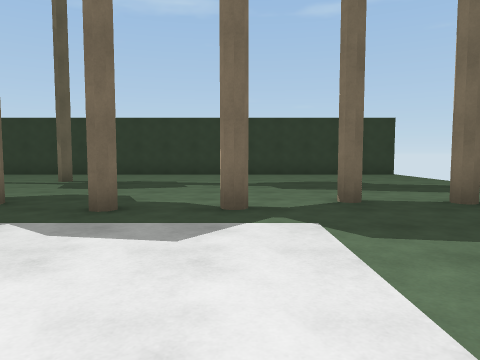
view 1 (above)

19 first-person views from a walk through a 3-D level made in the Unity game engine. The camera is 1.3 m above the floor, tilts 4° down and sees 70° across. The floor is counted in squares, 2 m on a side. Each view is taken from the middle of a square. On the plan, view 1 faces up. The plan holds only what a view shows up to about 10 squares ahead; the rest is blank. The place goes on beyond the plan. The player is left out.

view 2
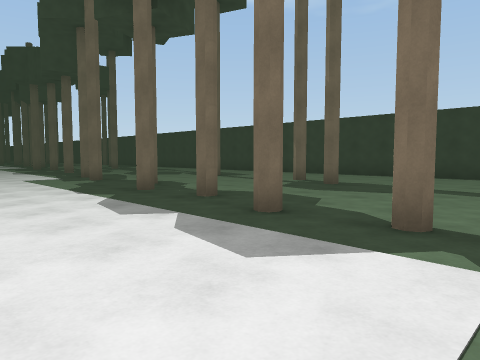

view 3
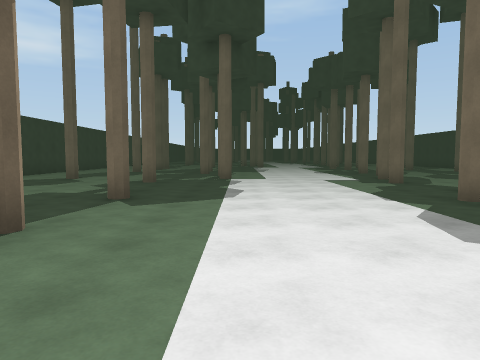

view 4
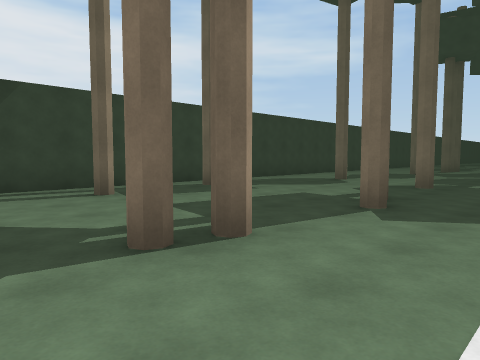

view 5
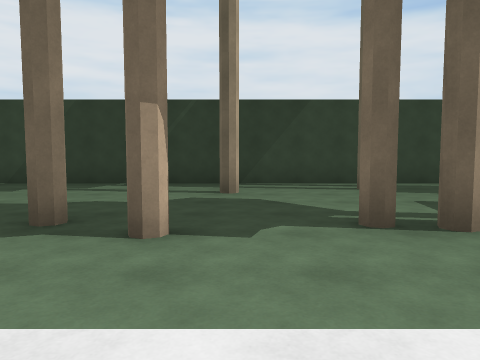

view 6
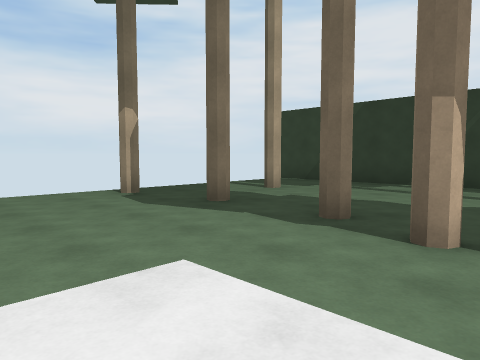

view 7
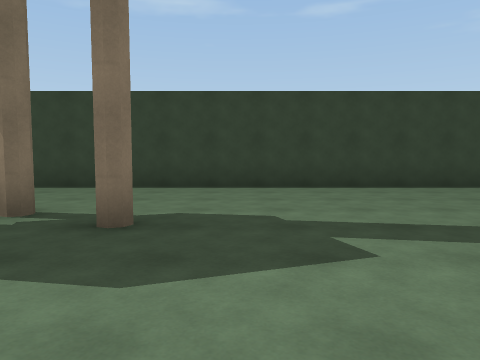

view 8
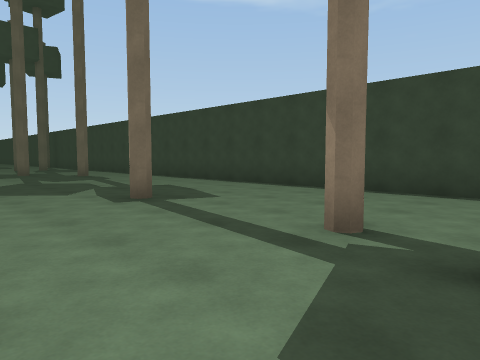

view 9
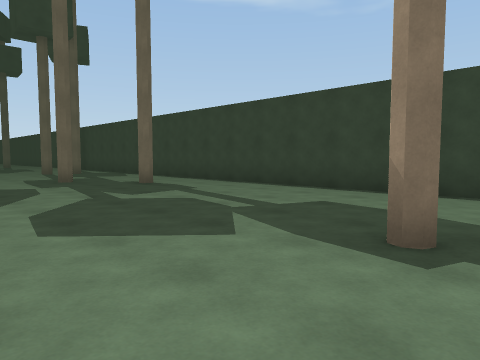

view 10
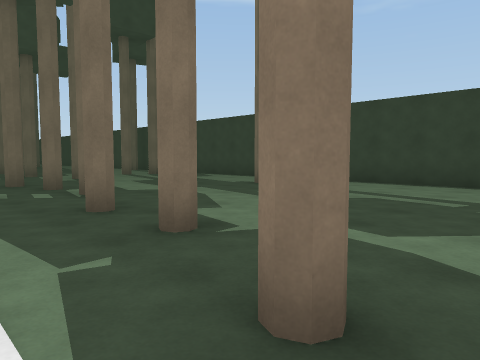

view 11
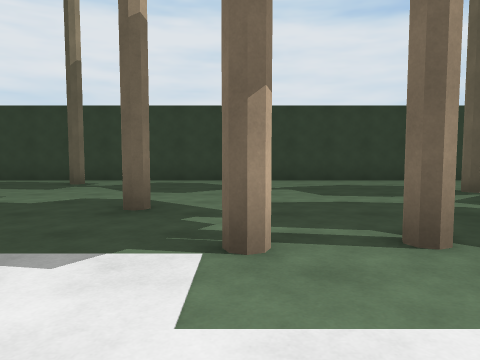

view 12
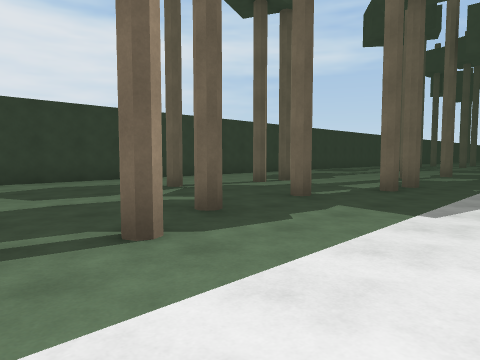

view 13
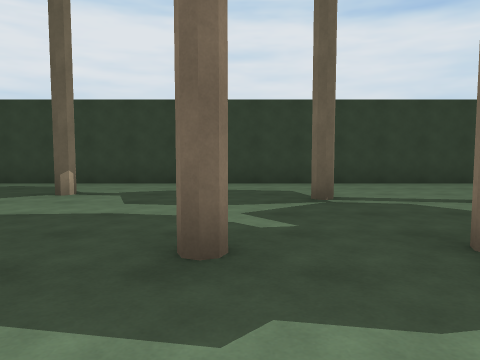

view 14
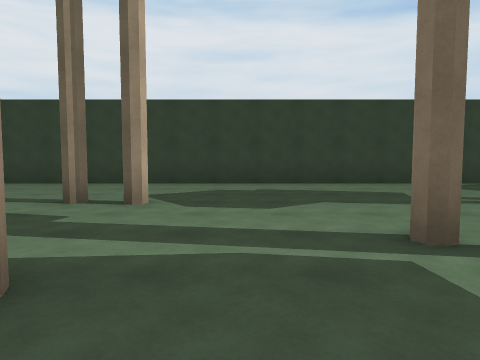

view 15
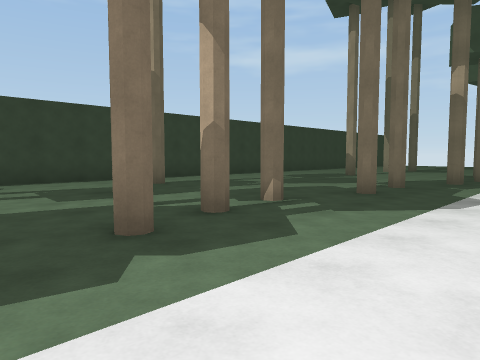

view 16
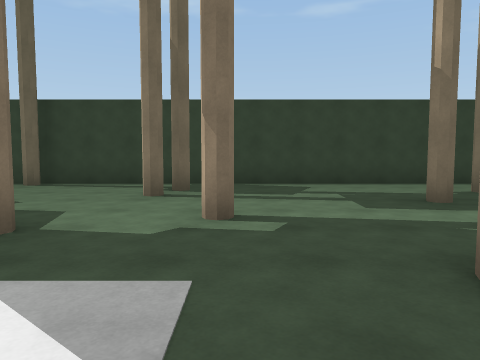

view 17
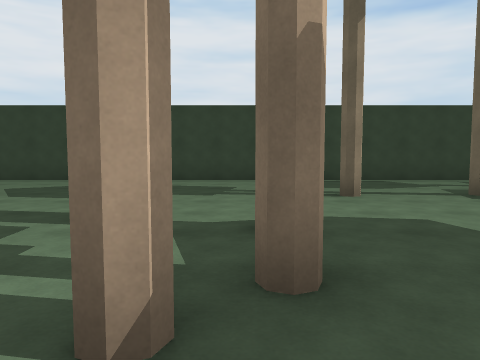

view 18
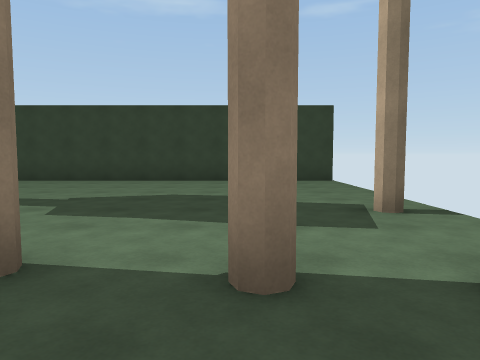

view 19
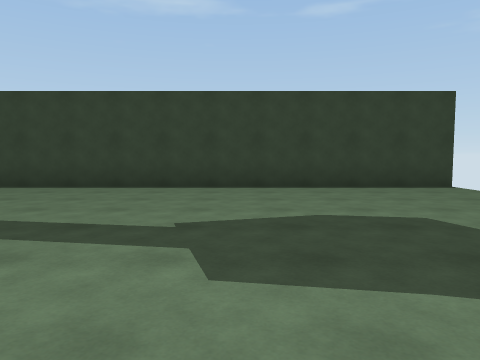

### Floor plan
Key: @ floor where view 1 was taken; # wall or solid block; x gap in a wall; . floor.
Columns run from 27 left of view 1 to 6 right of it. Each row starts with its distance up from view 1.
 13   ################################
 12    #.............................
 11    ..............................
 10     ........#....................
  9      ......#.......#...#.........
  8      ...#...............#........
  7       #..........................
  6       ...#..#.#..................
  5        ..........#.#..#.#.....x..
  4         .................#.#....
  3      .  ....  .................
  2     ... ......................
  1    ..x...........#...............
  0    .. ......#.#.#..........@.....
 -1   .....#..........#.....#...#.#.#
 -2  ................................
 -3  #.#......#..#...................
 -4 .................#........#....#.
 -5 .....................#..#........
 -6 .................................
 -7 #################################

Where each view was taken, in squares from view 1:
view 1: 0 up, 0 right, facing up
view 2: 1 up, 1 right, facing up-left
view 3: 1 up, 0 right, facing left
view 4: 1 up, 1 left, facing down-left
view 5: 2 up, 1 left, facing down
view 6: 2 up, 1 left, facing down-right
view 7: 5 up, 2 left, facing up
view 8: 6 up, 3 left, facing up-left
view 9: 6 up, 7 left, facing up-left
view 10: 4 up, 9 left, facing up-left
view 11: 3 up, 10 left, facing down
view 12: 3 up, 10 left, facing down-left
view 13: 2 up, 13 left, facing down
view 14: 2 up, 19 left, facing down
view 15: 3 up, 19 left, facing up-right
view 16: 4 up, 19 left, facing up
view 17: 3 up, 22 left, facing down
view 18: 3 up, 3 right, facing up
view 19: 5 up, 1 right, facing up
